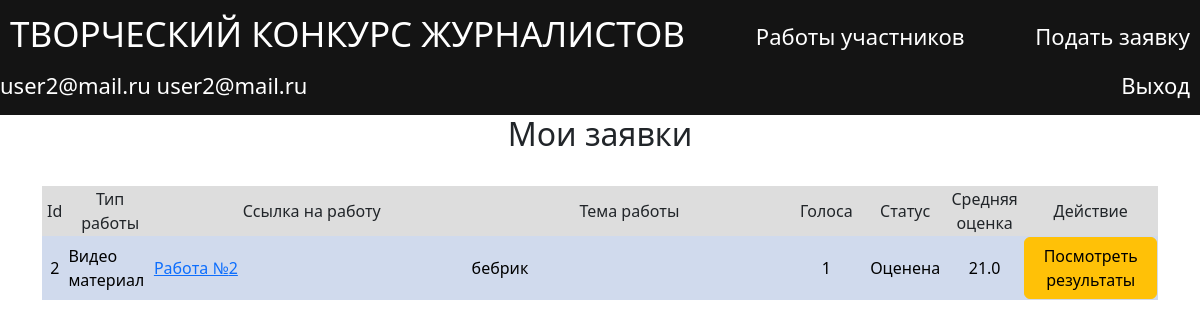
The app's page /cabinet (signed in) with its own data.
### data/users.py (models this page shows, shortened)
class User(SqlAlchemyBase, UserMixin, SerializerMixin):
    __tablename__ = 'users'
    id = sqlalchemy.Column(sqlalchemy.Integer,
                           primary_key=True, autoincrement=True)
    surname = sqlalchemy.Column(sqlalchemy.String, nullable=True)
    name = sqlalchemy.Column(sqlalchemy.String, nullable=True)
    position = sqlalchemy.Column(sqlalchemy.String, nullable=True)
    email = sqlalchemy.Column(sqlalchemy.String,
                              index=True, unique=True, nullable=True)
    password = sqlalchemy.Column(sqlalchemy.String, nullable=True)
    proposals = sqlalchemy.Column(sqlalchemy.String, nullable=True)
    @property
    def proposals_list(self):
        return json.loads(self.proposals)['proposals']

### data/proposals.py (models this page shows, shortened)
class Proposal(SqlAlchemyBase, UserMixin, SerializerMixin):
    __tablename__ = 'proposal'
    id = sqlalchemy.Column(sqlalchemy.Integer,
                           primary_key=True, autoincrement=True)
    type = sqlalchemy.Column(sqlalchemy.String, nullable=True)
    file = sqlalchemy.Column(sqlalchemy.String, nullable=True)
    evaluation = sqlalchemy.Column(sqlalchemy.String, nullable=True)
    lowering_criteria = sqlalchemy.Column(sqlalchemy.String, nullable=True)
    status = sqlalchemy.Column(sqlalchemy.String, nullable=True)
    likes = sqlalchemy.Column(sqlalchemy.Integer, nullable=True)
    user_data = sqlalchemy.Column(sqlalchemy.String, nullable=True)
    experts_rates = sqlalchemy.Column(sqlalchemy.String, nullable=True)
    @property
    def theme(self):
        return self.user_data_dict.get("theme")
    @property
    def evaluation_dict(self):
        return json.loads(self.evaluation)
    @property
    def user_data_dict(self):
        return json.loads(self.user_data)
    @property
    def experts_list(self):
        return json.loads(self.experts_rates)["expert_ids"]
    @property
    def lowering_criteria_dict(self):
        return json.loads(self.lowering_criteria)
    @property
    def rated_at_least_one(self):
        return len(self.experts_list) >= 1
    @property
    def average_score(self):
        sum = 0
        for score in self.merge_ratings:
            sum += score[3]
        return round(sum / len(self.merge_ratings),2)
    @property
    def merge_ratings(self):
        ratings = self.evaluation_dict["ratings"]
        lowering_ratings = self.lowering_criteria_dict["ratings"]
        merged_ratings = []
        for index in range(len(ratings)):
            merged_ratings.append((ratings[index],lowering_ratings[index],ratings[index]["expert"],
                                   sum(list(ratings[index].values())[:-1]) \
                                   - sum(list(lowering_ratings[index].values())[:-1])))
        return merged_ratings

### main.py (the view)
@app.route('/cabinet', methods=['GET', 'POST'])
@login_required
def cabinet():
    db_sess = db_session.create_session()
    my_proposals_ids = current_user.proposals_list
    my_proposals = []
    for proposal_id in my_proposals_ids:
        my_proposals.append(db_sess.query(Proposal).filter(Proposal.id == proposal_id).first())
    return render_template('cabinet.html',
                           stage=competition_stage,
                           proposals=my_proposals,
                           is_empty=len(my_proposals)==0, title='Мои ' \
                                                                                                            'заявки')

### data/db_session.py (called while the page is built)
def create_session() -> Session:
    global __factory
    return __factory()

### main.py (called while the page is built)
@login_manager.user_loader
def load_user(user_id):  # find user in database
    db_sess = db_session.create_session()
    return db_sess.query(User).get(user_id)

### templates/cabinet.html (shortened to what this page needs)
{% extends "base.html" %}
{% block content %}
{% set TYPES  = {"text": "Текстовая работа", "video": "Видео материал"} %}
<h2 align="center">Мои заявки</h2>
{% if not is_empty%}
<div class="table_container">
    <table class="my_table">
        <tr class="my_row">
            <td class="title" width="2%" bgcolor="#dddddd" align="center">Id</td>
            <td class="title" width="5%" bgcolor="#dddddd" align="center">Тип работы</td>
            <td class="title" width="25%" bgcolor="#dddddd" align="center">Ссылка на работу</td>
            <td class="title" width="25%" bgcolor="#dddddd" align="center">Тема работы</td>
            <td class="title" width="6%" bgcolor="#dddddd" align="center">Голоса</td>
            <td class="title" width="6%" bgcolor="#dddddd" align="center">Статус</td>
            <td class="title" width="6%" bgcolor="#dddddd" align="center">Средняя оценка</td>
            <td class="title" width="8%" bgcolor="#dddddd" align="center">Действие</td>
        </tr>
        {% for proposal in proposals %}
                {%  set color = "#d0daed" %}
                {% set text_color = "#000" %}
        <tr class="my_row">
            <td class="ordinary" bgcolor ={{color}} align="center" style="color:{{text_color}}">{{ proposal.id }}</td>
            <td class="ordinary" bgcolor ={{color}} style="color:{{text_color}}">{{ TYPES[proposal.type] }}</td>
            <td class="ordinary" bgcolor ={{color}} style="color:{{text_color}}"><a href="{{proposal.file}}"> Работа №{{proposal.id}}</a></td>
            <td class="ordinary" bgcolor ={{color}} style="color:{{text_color}}">{{ proposal.theme }}</td>
            <td class="ordinary" bgcolor ={{color}} align="center" style="color:{{text_color}}">{{ proposal.likes }}</td>
            <td class="ordinary" bgcolor ={{color}} align="center" style="color:{{text_color}}">{{ STATUSES[proposal.status] }}</td>
            <td class="ordinary" bgcolor ={{color}} align="center" style="color:{{text_color}}">
                {% if proposal.rated_at_least_one%}
                <div>    {{proposal.average_score}}</div>
                {% else%}
                <div> Не оценена</div>
                {% endif %}
            </td>
            <td class="ordinary" bgcolor ={{color}} align="center" style="color:{{text_color}}">
                {% if proposal.rated_at_least_one%}
                <div>       <a href="/proposals/view/{{ proposal.id }}" class="btn btn-warning">Посмотреть результаты</a>
                </div>
                {% else %}
                <div>   Еще не один эксперт не проверил работу
                </div>
                {% endif %}
            </td>
        </tr>
        {% endfor %}
    </table>
</div>
{% else %}
    <h2> У вас нет заявок </h2>
    {% if stage.can_make_proposes%}
        <a href="/add_proposal">Добавить заявку</a>
    {% endif%}
{% endif%}
{% endblock %}

### templates/base.html (shortened to what this page needs)
<!DOCTYPE html>
<html lang="en">
<head>
    <link rel="stylesheet" type="text/css" href="/static/css/style.css" />
    <link href="https://cdn.jsdelivr.net/npm/bootstrap@5.2.3/dist/css/bootstrap.min.css" rel="stylesheet">
</head>
  <body>
    <header>
        <nav class="navbar">
          <h1 style="color:#ffffff"><a class="navbar-link_MAIN" href="/">ТВОРЧЕСКИЙ КОНКУРС ЖУРНАЛИСТОВ</a> </h1>
          <a class="navbar-link" href="/proposals">Работы участников</a>
          <a class="navbar-link" href="/add_proposal">Подать заявку</a>
            {% if current_user.is_authenticated %}
            <a href="/cabinet" style="color:#ffffff" class="Current_name" >{{current_user.name}} {{current_user.surname}}</a>
            <a class="navbar-link" href="/logout">Выход</a>
            {% else %}
            <a class="navbar-link" href="/login">Войти</a>
            {% endif %}
        </nav>
    </header>
    <main role="main" class="container">
        {% set STATUSES  = {"not_moderated": "Не проверена модерацией","waiting_verification": "Ожидает оценивания", "verified": "Оценена", "aborted":  "Не прошла модерацию"} %}
        {% block content %}
        {% endblock %}
    </main>
  </body>
</html>

### static/css/style.css (style rules this page uses)
html { font-size: 16px; }
.navbar-link { font-size: 22px; color: #ffffff; text-decoration : none; padding: 5px 10px 5px 10px ; }
.title { font-size: 16px; text-align: center; }
.navbar { padding : 15px; background-color : #141414 }
.table_container { padding-top: 25px; }
.Current_name { font-size: 22px; color: #ffffff; text-decoration : none; }
.btn { background: #000000; color: #ffffff; border-radius: 10px; }
.navbar-link_MAIN { font-size: 35px; color: #ffffff; text-decoration : none; padding: 5px 10px 5px 10px ; }

### records on screen
User: name "user2@mail.ru", surname "user2@mail.ru"
Proposal: id "2", type "Видео материал", theme "бебрик", likes "1", status "Оценена", average_score "21.0"
